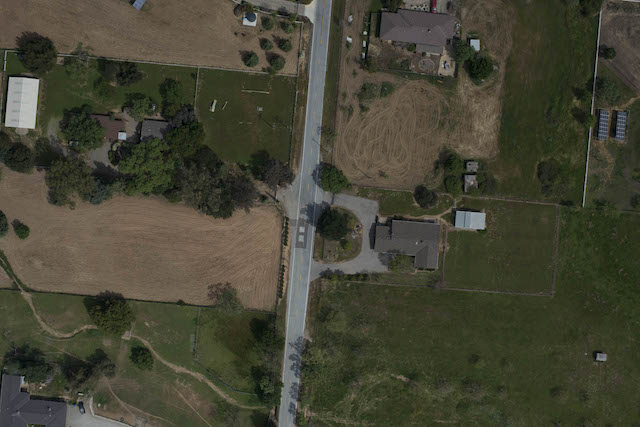
#> input picture week2/assignment/suburbA.jpg, 640 x 427 px, found by its file name
$ python image_stich.py
#> lines starting #> are read from the running program, lines starting #| are printed output that depends on the picture

#主要是参考他人算法并加以理解

import cv2
import numpy as np
import os

# Use the keypoints to stitch the images
def get_stitched_image(img1, img2, M):

	# Get width and height of input images
	w1,h1 = img1.shape[:2]
	w2,h2 = img2.shape[:2]

	# Get the canvas dimesions
	img1_dims = np.float32([ [0,0], [0,w1], [h1, w1], [h1,0] ]).reshape(-1,1,2)
	img2_dims_temp = np.float32([ [0,0], [0,w2], [h2, w2], [h2,0] ]).reshape(-1,1,2)


	# Get relative perspective of second image
	img2_dims = cv2.perspectiveTransform(img2_dims_temp, M)

	# Resulting dimensions
	result_dims = np.concatenate( (img1_dims, img2_dims), axis = 0)

	# Getting images together
	# Calculate dimensions of match points
	[x_min, y_min] = np.int32(result_dims.min(axis=0).ravel() - 0.5)
	[x_max, y_max] = np.int32(result_dims.max(axis=0).ravel() + 0.5)

	# Create output array after affine transformation
	transform_dist = [-x_min,-y_min]
	transform_array = np.array([[1, 0, transform_dist[0]],
								[0, 1, transform_dist[1]],
								[0,0,1]])

	# Warp images to get the resulting image
	result_img = cv2.warpPerspective(img2, transform_array.dot(M),
								    (x_max-x_min, y_max-y_min))
	result_img[transform_dist[1]:w1+transform_dist[1],
				transform_dist[0]:h1+transform_dist[0]] = img1

	# Return the result
	return result_img

# Find SIFT and return Homography Matrix
def get_sift_homography(img1, img2):

	# Initialize SIFT
	sift = cv2.xfeatures2d.SIFT_create()

	# Extract keypoints and descriptors
	k1, d1 = sift.detectAndCompute(img1, None)
	k2, d2 = sift.detectAndCompute(img2, None)

	# Bruteforce matcher on the descriptors
	bf = cv2.BFMatcher()
	matches = bf.knnMatch(d1,d2, k=2)

	# Make sure that the matches are good
	verify_ratio = 0.8 # Source: stackoverflow
	verified_matches = []
	for m1,m2 in matches:
		# Add to array only if it's a good match
		if m1.distance < verify_ratio * m2.distance:
			verified_matches.append(m1)

	# Mimnum number of matches
	min_matches = 8
	if len(verified_matches) > min_matches:

		# Array to store matching points
		img1_pts = []
		img2_pts = []

		# Add matching points to array
		for match in verified_matches:
			img1_pts.append(k1[match.queryIdx].pt)
			img2_pts.append(k2[match.trainIdx].pt)
		img1_pts = np.float32(img1_pts).reshape(-1,1,2)
		img2_pts = np.float32(img2_pts).reshape(-1,1,2)

		# Compute homography matrix
		M, mask = cv2.findHomography(img1_pts, img2_pts, cv2.RANSAC, 5.0)
		return M
	else:
		print('Error: Not enough matches')
		exit()

# Main function definition
def main():
    workPath = '/Users/chenxiahang/Documents/pythondata/'
    os.chdir(workPath)
    img1 = cv2.imread('suburbA.jpg')
#> img1 is the input picture: shape (427, 640, 3); mean B, G, R 52.8, 68.6, 69.3
    img2 = cv2.imread('suburbB.jpg')
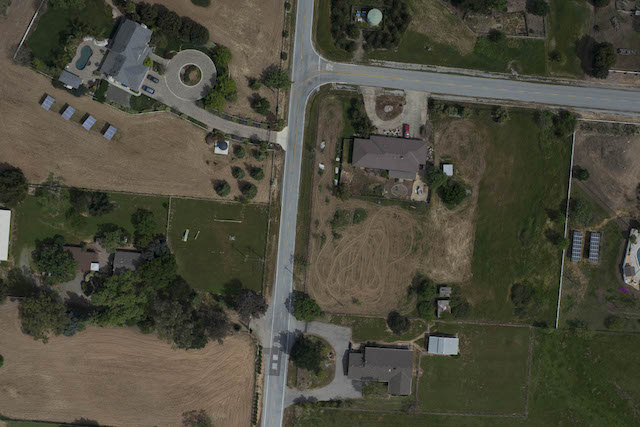
#> input picture week2/assignment/suburbB.jpg, 640 x 427 px, found by its file name
#> img2 is the input picture: shape (427, 640, 3); mean B, G, R 60.5, 74.3, 75.9
    M = get_sift_homography(img1, img2)
#> in get_sift_homography, `k1, d1 = sift.detectAndCompute(img1, None)`: k1 = 818 keypoints; strongest (x, y, size): (365, 33, 2.3), (25, 102, 26.3), (364, 54, 1.8), (364, 45, 2.1)
#> in get_sift_homography, `k2, d2 = sift.detectAndCompute(img2, None)`: k2 = 1123 keypoints; strongest (x, y, size): (338, 159, 2.3), (95, 267, 5.2), (337, 172, 2), (448, 169, 6.5)
#> in get_sift_homography, `matches = bf.knnMatch(d1,d2, k=2)`: matches = 818 matches
#> in get_sift_homography, `matches = bf.knnMatch(d1,d2, k=2)`:
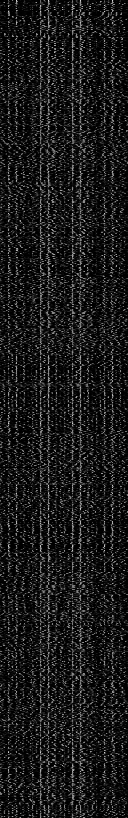
#> d1: shape (818, 128) float32; min 0, max 212, mean 26
#> after the loop in get_sift_homography, `for m1,m2 in matches:`: verified_matches = 300 matches
#> after the loop in get_sift_homography, `for match in verified_matches:`: img1_pts = 300 pairs, first value 3.93 to 632.1, second value 6.29 to 325.5; img2_pts = 300 pairs, first value 9.09 to 605.5, second value 24.15 to 420.6
#> in get_sift_homography, `img1_pts = np.float32(img1_pts).reshape(-1,1,2)`: img1_pts = 300 rows, first 8: [3.93, 110.4], [37.38, 80.46], [41.67, 118.4], [52.71, 129.9], [59.07, 59.98], [59.07, 59.98], [67.38, 60.75], [67.38, 60.75]
#> in get_sift_homography, `img2_pts = np.float32(img2_pts).reshape(-1,1,2)`: img2_pts = 300 rows, first 8: [28.54, 420.6], [9.09, 211.5], [13.46, 249.4], [25.13, 260.7], [30.91, 190], [30.91, 190], [39.06, 191.9], [39.06, 191.9]
#> in get_sift_homography, `M, mask = cv2.findHomography(img1_pts, img2_pts, cv2.RANSAC, 5.0)`: M = [[1, 0.0204, -30.05], [-0.0183, 1.02, 132.4], [-4.82e-06, 4.72e-05, 1]]; mask = 300 values, max 1 at index 1, min 0 at index 0, mean 0.927
    result_image = get_stitched_image(img2, img1, M)  #注意这里调换了下顺序
#> in get_stitched_image, `img2_dims = cv2.perspectiveTransform(img2_dims_temp, M)`: img2_dims = [[-30.05, 132.4], [-20.93, 556.2], [611.3, 546.4], [614.9, 121.1]]
#> in get_stitched_image, `result_dims = np.concatenate( (img1_dims, img2_dims), axis = 0)`: result_dims = [[0, 0], [0, 427], [640, 427], [640, 0], [-30.05, 132.4], [-20.93, 556.2], [611.3, 546.4], [614.9, 121.1]]
#> in get_stitched_image, `[x_min, y_min] = np.int32(result_dims.min(axis=0).ravel() - 0.5)`: x_min = -30; y_min = 0
#> in get_stitched_image, `[x_max, y_max] = np.int32(result_dims.max(axis=0).ravel() + 0.5)`: x_max = 640; y_max = 556
#> in get_stitched_image, `transform_dist = [-x_min,-y_min]`: transform_dist = [30, 0]
#> in get_stitched_image, `transform_array = np.array([[1, 0, transform_dist[0]], [0, 1, transfor..`: transform_array = [[1, 0, 30], [0, 1, 0], [0, 0, 1]]
#> in get_stitched_image, `result_img = cv2.warpPerspective(img2, transform_array.dot(M), (x_max-..`:
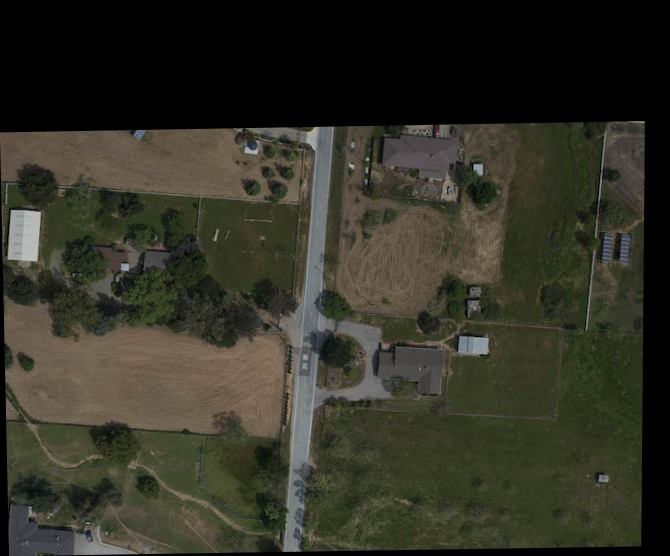
#> result_img: shape (556, 670, 3); mean B, G, R 38.5, 49.9, 50.4
#> in get_stitched_image, `result_img[transform_dist[1]:w1+transform_dist[1], transform_dist[0]:h..`:
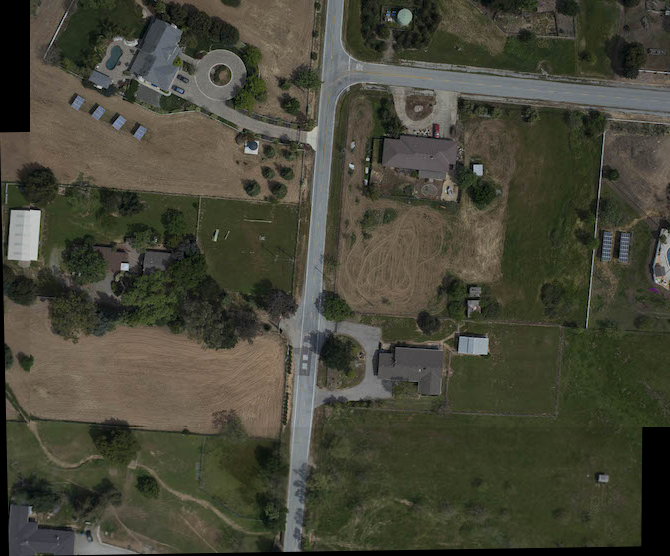
#> result_img: shape (556, 670, 3); mean B, G, R 55.7, 70, 70.6
    cv2.imwrite('stich_image.jpg', result_image)

# Call main function
if __name__=='__main__':
    main()
